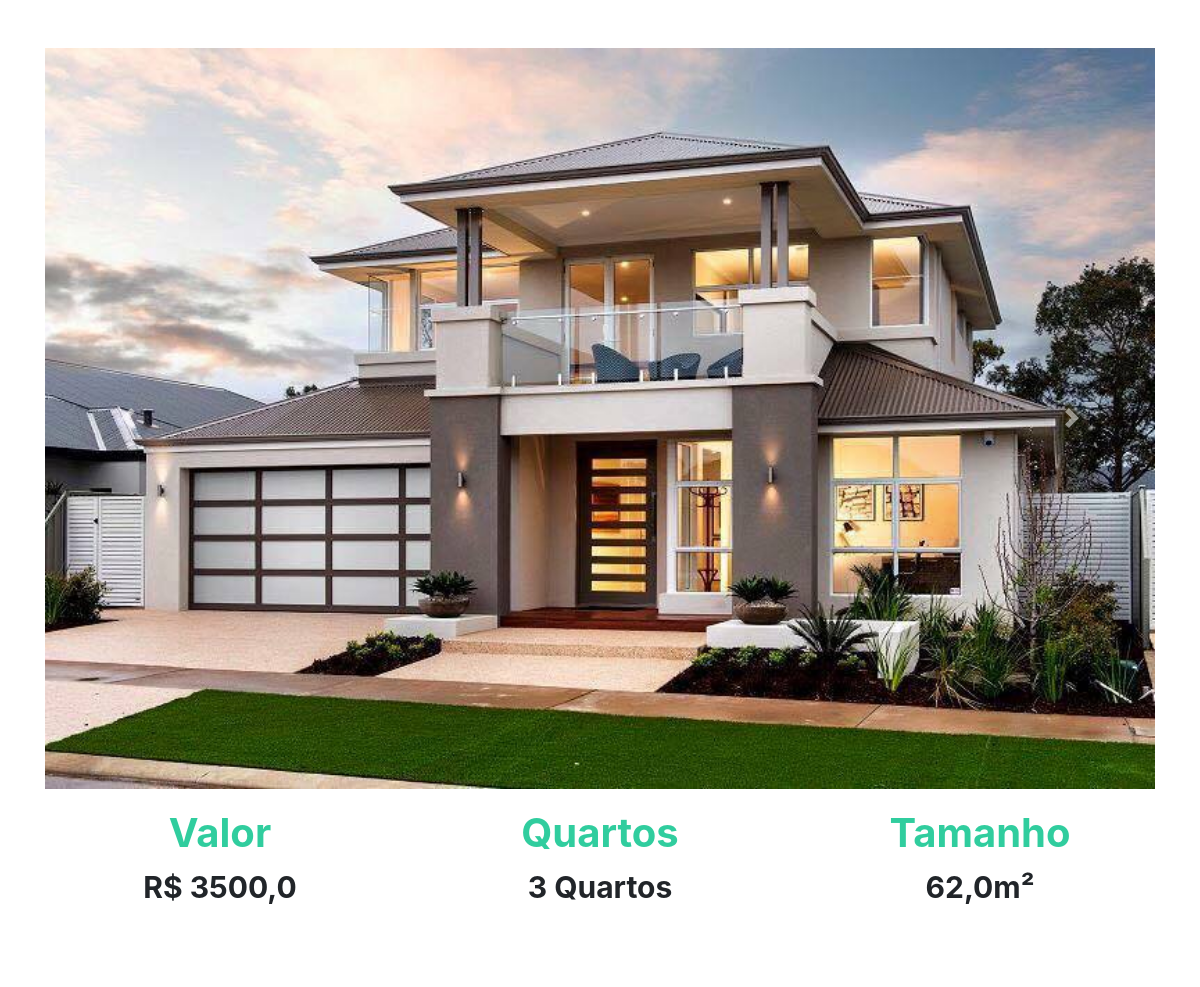
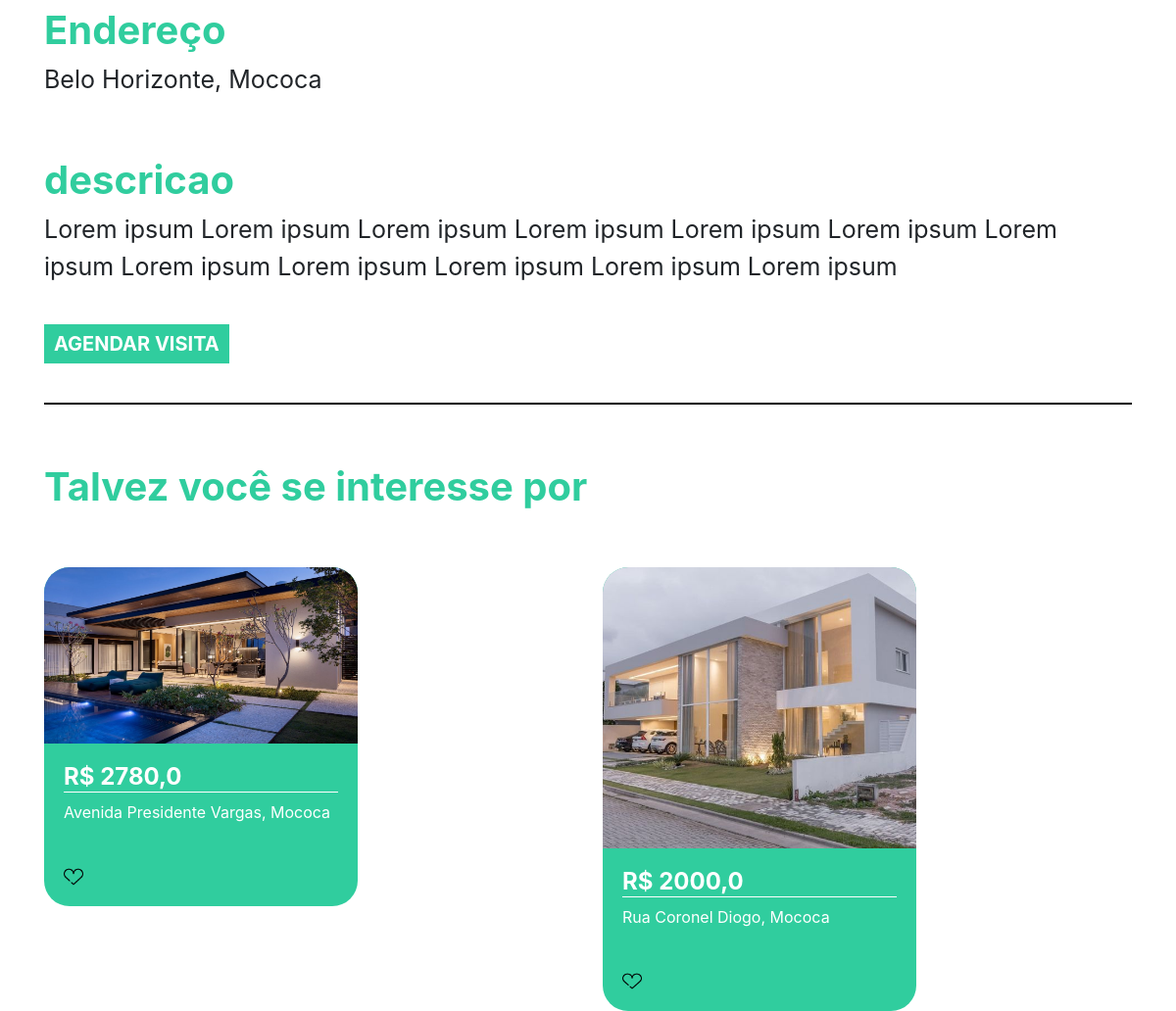
The page /imovel/1 on the database its author committed (2 pictures, top to bottom).
### plataforma/models.py (models this page shows, shortened)
class Imagem(models.Model):
    img = models.ImageField(upload_to='img')
    def __str__(self) -> str:
        return self.img.url

class Imoveis(models.Model):
    choices = (('V', 'Venda'),
               ('A', 'Aluguel'))
    choices_imovel = (('A', 'Apartamento'),
                      ('C', 'Casa'))
    imagens = models.ManyToManyField(Imagem)
    valor = models.FloatField()
    quartos = models.IntegerField()
    tamanho = models.FloatField()
    cidade = models.ForeignKey(Cidade, on_delete=models.DO_NOTHING)
    rua = models.CharField(max_length=50)
    tipo = models.CharField(max_length=1, choices=choices)
    tipo_imovel = models.CharField(max_length=1, choices=choices_imovel)
    numero = models.IntegerField()
    descricao = models.TextField()
    dias_visita = models.ManyToManyField(DiasVisita)
    horarios = models.ManyToManyField(Horario)

class Cidade(models.Model):
    nome = models.CharField(max_length=30)
    def __str__(self) -> str:
        return self.nome

### plataforma/views.py (the view)
# urls.py: path('imovel/<str:id>', views.imovel, name='imovel'),
def imovel(request, id):
    imovel = get_object_or_404(Imoveis, id=id)
    sugestoes = Imoveis.objects.filter(cidade=imovel.cidade).exclude(id=id)[:2]
    return render(request, 'imovel.html', {'imovel': imovel, 'sugestoes': sugestoes})

### plataforma/models.py (called while the page is built)
    def __str__(self) -> str:
        return self.dia

    def __str__(self) -> str:
        return str(self.horario)

### plataforma/templates/imovel.html (shortened to what this page needs)
{% extends 'base.html' %}
{% load static %}
{% block 'head' %}
<link rel="stylesheet" href="{% static 'plataforma/css/home.css' %}">
{% endblock  %}
{% block 'body' %}
    <div style="text-align: center" class="container">
        <br>
        <br>
        <div id="carouselExampleControls" class="carousel slide" data-ride="carousel">
            <div class="carousel-inner">
                {% for img in imovel.imagens.all  %}
                    <div class="carousel-item {% if forloop.first %} active {% endif %}" >
                        <img class="d-block w-100" src="{{img}}" alt="First slide">
                    </div>
                {% endfor %}
            </div>
        <a class="carousel-control-prev" href="#carouselExampleControls" role="button" data-slide="prev">
            <span class="carousel-control-prev-icon" aria-hidden="true"></span>
        </a>
        <a class="carousel-control-next" href="#carouselExampleControls" role="button" data-slide="next">
            <span class="carousel-control-next-icon" aria-hidden="true"></span>
        </a>
    </div>
        <div class="row">
            <div class="col-md">
                <h3 class="titulo_especificacao">Valor</h3>
                <p class="especificacao">R$ {{imovel.valor}}</p>
            </div>
            <div class="col-md">
                <h3 class="titulo_especificacao">Quartos</h3>
                <p class="especificacao">{{imovel.quartos}} Quartos</p>
            </div>
            <div class="col-md">
                <h3 class="titulo_especificacao">Tamanho</h3>
                <p class="especificacao">{{imovel.tamanho}}m²</p>
            </div>
        </div>
        <br>
        <br>
        <div style="text-align: left">
            <h3 class="titulo_especificacao">Endereço</h3>
            <p class="especificacao_endereco">{{imovel.rua}}, {{imovel.cidade }}</p>
        </div>
        <br>
        <div style="text-align: left">
            <h3 class="titulo_especificacao">descricao</h3>
            <p class="especificacao_endereco">{{imovel.descricao}}</p>
            <br>
            <button class="btn_agendar_visita" data-toggle="modal" data-target="#exampleModal">AGENDAR VISITA</button>
            <br>
            <br>
        </div>
        <hr style="border: 1px solid black">
        <br>
        <div class="div_possivel_interesse">
            <h3 class="titulo_especificacao">Talvez você se interesse por</h3>
            <div class="row">
                {% for sugestao in sugestoes %}
                    <div class="col-md cont">
                        <div class="card_imovel">
                            <img class="img_capa_imovel" src="{{sugestao.imagens.all.0.img.url}}">
                            <div class="informacoes_imoveis">
                            <a class="a_none" href="{% url 'imovel' sugestao.id %}"><h4 class="valor">R$ {{sugestao.valor}}</h4></a>
                            <p>{{sugestao.rua}}, {{sugestao.cidade}}</p>
                            <br>
                            <img width="7%" src="{% static 'plataforma/img/heart.png' %}">
                            </div>
                        </div>
                    </div>
                {% endfor %}
            </div>
        </div>
    </div>
{% endblock  %}

### templates/static/plataforma/css/home.css (style rules this page uses)
.card_imovel { background-color: #30CD9E; width: 20rem; margin-top: 50px; border-radius: 26px; }
.img_capa_imovel { width: 100%; border-top-left-radius: 26px; border-top-right-radius: 26px; }
.informacoes_imoveis { padding: 20px; color: white; }
.valor { font-weight: bold; border-bottom: 1px solid white; }
.a_none { color: white; }
.titulo_especificacao { color: #30CD9E; font-weight: bold; margin-top: 20px; font-size: 40px; }
.especificacao { font-size: 30px; font-weight: bold; }
.especificacao_endereco { font-size: 25px; }
.btn_agendar_visita { border: none; background-color: #30CD9E; color: white; font-weight: bold; font-size: 20px; padding: 5px 10px 5px 10px; }
.div_possivel_interesse { text-align: left; }

### rows shown on the page
Imagem: img (picture)
Imoveis: valor "3500,0", quartos "3", tamanho "62,0", rua "Belo Horizonte", cidade "Mococa", descricao "Lorem ipsum Lorem ipsum Lorem ipsum Lorem ipsum Lorem ipsum Lorem ipsum Lorem ipsum Lorem ipsum Lorem ipsum Lorem ipsum Lorem ipsum Lorem ipsum"
Imoveis: imagens.all.0.img (picture), valor "2780,0", rua "Avenida Presidente Vargas", cidade "Mococa"
Imoveis: imagens.all.0.img (picture), valor "2000,0", rua "Rua Coronel Diogo", cidade "Mococa"
